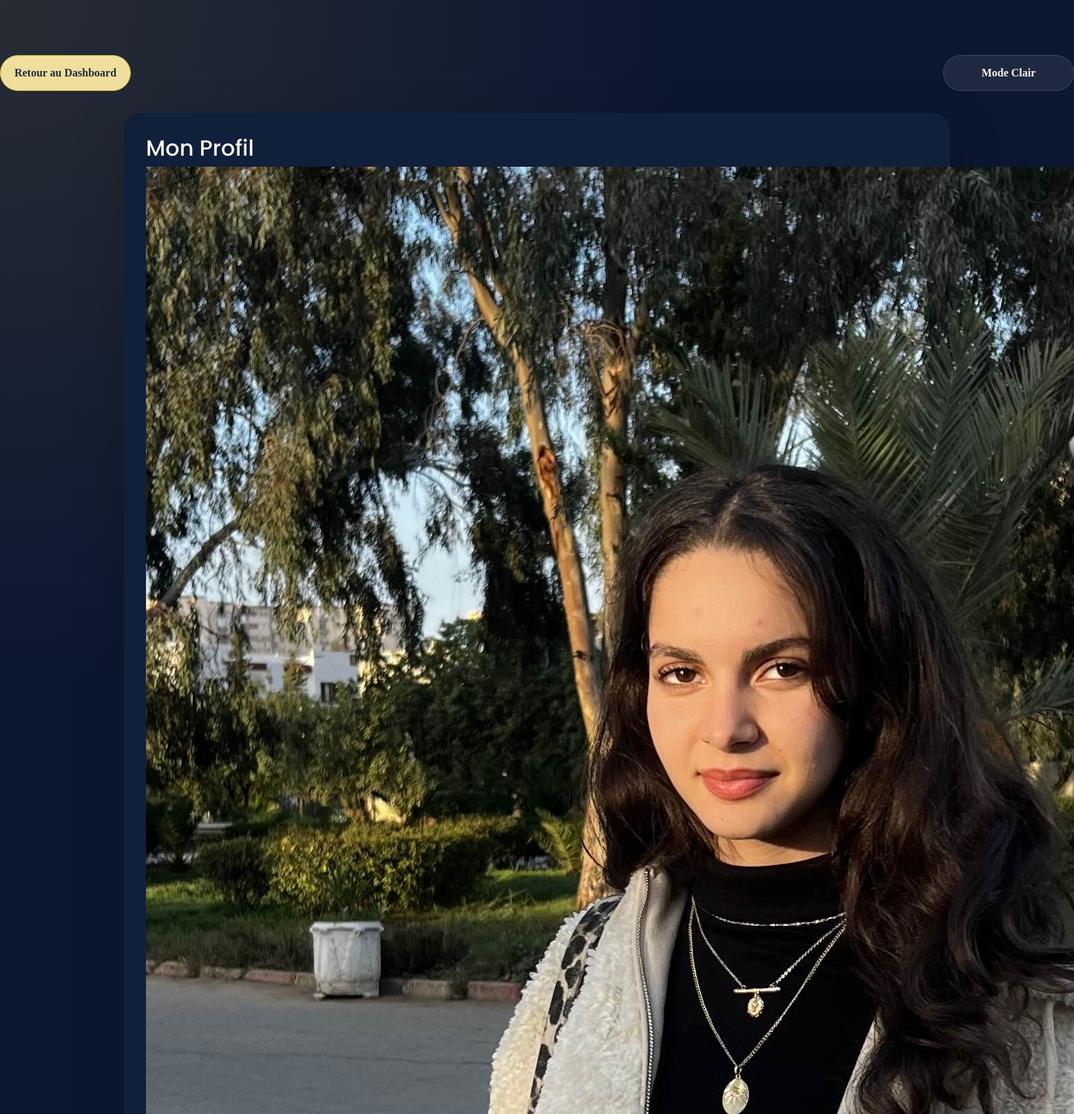
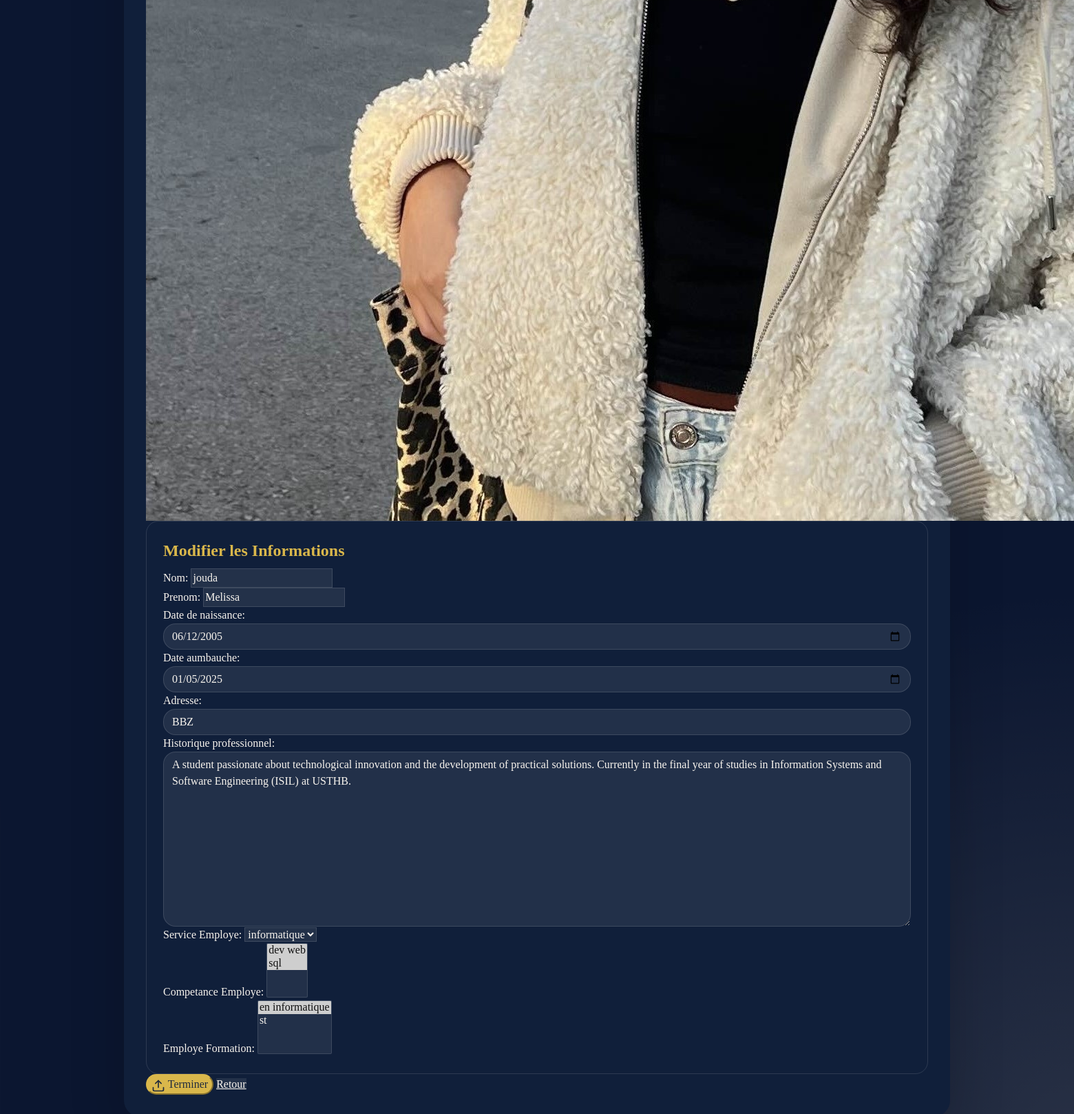
/acceuil-emp/profil/1/, run on the app's committed database (2 pictures, top to bottom).
### app1/models.py (models this page shows, shortened)
class Employe(models.Model):
    nom= models.CharField(max_length=20)
    prenom= models.CharField(max_length=20)
    sexe = models.CharField(max_length=10, choices=[('Homme', 'Homme'), ('Femme', 'Femme')], default=0)
    date_de_naissance= models.DateField(default=timezone.now)
    date_aumbauche= models.DateField(default=timezone.now)
    adresse= models.CharField(max_length=30)
    Historique_professionnel= models.CharField(max_length=500)
    Service_Employe= models.ForeignKey(Service, on_delete=models.CASCADE)
    Competance_Employe=models.ManyToManyField(Competances, related_name="comp", blank=True)
    Employe_Formation= models.ManyToManyField(Formations, related_name="frm", blank=True)
    Employe_Utilisateur= models.OneToOneField(Utilisateur, on_delete=models.CASCADE, related_name="employe")
    photo_profil = models.ImageField(upload_to='profile_photos/', null=True, blank=True)

### app1/views.py (the view)
# urls.py: path('acceuil-emp/profil/<int:utilisateur_id>/', views.profil_employe, name='profil_employe'),
def profil_employe(request, utilisateur_id):
    utilisateur = get_object_or_404(Utilisateur, id=utilisateur_id)
    try:
        employe = utilisateur.employe  # Employé lié à l'utilisateur
    except Employe.DoesNotExist:
        return redirect('error_page')  # Si l'utilisateur n'a pas d'employé, redirige vers une page d'erreur
    if request.method == 'POST':
        form = EmployeProfileForm(request.POST, request.FILES, instance=employe)
        if form.is_valid():
            if 'photo_profil' in request.FILES:
                uploaded_image = request.FILES['photo_profil']
                image = Image.open(uploaded_image)
                image = image.convert('RGB')  # Assurer que l'image est en mode RGB
                image = image.resize((300, 300))  # Redimensionner à 300x300 (ou une taille souhaitée)
                buffer = BytesIO()
                image.save(buffer, format='JPEG', quality=90)  # Qualité de 90 pour une bonne compression
                buffer.seek(0)
                processed_image = ContentFile(buffer.read(), name=uploaded_image.name)
                employe.photo_profil = processed_image
            form.save()  # Sauvegarder les autres modifications
            return redirect('acceuil-emp', utilisateur_id=utilisateur.id)  # Rediriger vers la même page
    else:
        form = EmployeProfileForm(instance=employe)
    return render(request, 'profil_employe.html', {'form': form, 'employe': employe, 'utilisateur': utilisateur})

### app1/forms.py
class EmployeProfileForm(forms.ModelForm):
    class Meta:
        model = Employe
        fields = [
            'nom',
            'prenom',
            'date_de_naissance',
            'date_aumbauche',
            'adresse',
            'Historique_professionnel',
            'Service_Employe',
            'Competance_Employe',
            'Employe_Formation',
            'photo_profil'
        ]
        widgets = {
            'date_de_naissance': forms.DateInput(attrs={'type': 'date', 'class': 'form-control'}),
            'date_aumbauche': forms.DateInput(attrs={'type': 'date', 'class': 'form-control'}),
            'adresse': forms.TextInput(attrs={'class': 'form-control'}),
            'Historique_professionnel': forms.Textarea(attrs={'class': 'form-control'}),
        }

### app1/models.py (called while the page is built)
    def __str__(self):
        return self.Nom

    def __str__(self):
        return self.descripton

    def __str__(self):
        return self.nom_formation

### app1/templates/profil_employe.html (shortened to what this page needs)
<!DOCTYPE html>
<html lang="en">
{% load static %}
<head>
    <link rel="stylesheet" href="{% static 'css/bootstrap.min.css' %}">
    <link rel="stylesheet" href="{% static 'css/styles.css' %}">
</head>
<body>
    <div class="theme-control-bar">
        <a href="{% url 'acceuil_arh' %}" class="btn btn-primary" id="dashboard-return">Retour au Dashboard</a>
        <button id="theme-toggle" class="btn btn-secondary">Mode Clair/Sombre</button>
    </div>
    <div class="container">
        <h2>Mon Profil</h2>
        <div>
            {% if employe.photo_profil %}
                <img src="{{ employe.photo_profil.url }}" alt="Photo de profil" class="profile-photo" id="profile-photo">
            {% else %}
                <img src="{% static 'images/default-avatar.jpg' %}" alt="Photo de profil par défaut" class="profile-photo" id="profile-photo">
            {% endif %}
        </div>
        <form method="post" enctype="multipart/form-data">
            <fieldset>
                <legend>Modifier les Informations</legend>
                <div class="form-group">
                    {{ form.nom.label_tag }}
                    {{ form.nom }}
                </div>
                <div class="form-group">
                    {{ form.prenom.label_tag }}
                    {{ form.prenom }}
                </div>
                <div class="form-group">
                    {{ form.date_de_naissance.label_tag }}
                    {{ form.date_de_naissance }}
                </div>
                <div class="form-group">
                    {{ form.date_aumbauche.label_tag }}
                    {{ form.date_aumbauche }}
                </div>
                <div class="form-group">
                    {{ form.adresse.label_tag }}
                    {{ form.adresse }}
                </div>
                <div class="form-group">
                    {{ form.Historique_professionnel.label_tag }}
                    {{ form.Historique_professionnel }}
                </div>
                <div class="form-group">
                    {{ form.Service_Employe.label_tag }}
                    {{ form.Service_Employe }}
                </div>
                <div class="form-group">
                    {{ form.Competance_Employe.label_tag }}
                    {{ form.Competance_Employe }}
                </div>
                <div class="form-group">
                    {{ form.Employe_Formation.label_tag }}
                    {{ form.Employe_Formation }}
                </div>
            </fieldset>
            <button type="submit" class="btn-primary">
                <svg xmlns="http://www.w3.org/2000/svg" width="20" height="20" viewBox="0 0 24 24" fill="none" stroke="currentColor" stroke-width="2" stroke-linecap="round" stroke-linejoin="round">
                    <path d="M21 15v4a2 2 0 0 1-2 2H5a2 2 0 0 1-2-2v-4"/>
                    <polyline points="17 8 12 3 7 8"/>
                    <line x1="12" y1="3" x2="12" y2="15"/>
                </svg>
                Terminer
            </button>
            <a href="{% url 'acceuil-emp' utilisateur_id=utilisateur.id %}" class="btn-secondary">Retour</a>
        </form>
    </div>
</body>
</html>

### app1/static/css/styles.css (style rules this page uses)
:root { --bg-base: #0b1630; --bg-card: rgba(255,255,255,0.08); --bg-card-soft: rgba(255,255,255,0.12); --surface: #101f3a; --surface-soft: #162748; --text-light: #f8f4ee; --text-strong: #ffffff; --text-dark: #1f2a3d; --accent: #d9b74b; --accent-soft: #f0de9d; --chart-1: #4d9be6; --chart-2: #ec6a5e; --chart-3: #6dd1b7; --chart-4: #f5c04d; --chart-5: #7c5cff; --chart-6: #ff7fbf; --shadow: 0 24px 80px rgba(0,0,0,0.18); --border: rgba(255,255,255,0.12); }
html { scroll-behavior: smooth; }
body { min-height: 100vh; font-family: 'Poppins', sans-serif; background: radial-gradient(circle at top left, rgba(217,183,75,0.14), transparent 28%), radial-gradient(circle at bottom right, rgba(244,235,215,0.12), transparent 22%), var(--bg-base); color: var(--text-light); margin: 0; padding: 0; padding-top: 80px; }
body, input, textarea, select, button { font-family: inherit; }
h1, h2, h3, h4, h5, h6 { font-family: 'Poppins', sans-serif; }
a { color: inherit; }
button, .btn { border-radius: 999px; transition: all 220ms ease; }
.card, .table, .form-control, .btn { transition: all 220ms ease; }
.form-control { border-radius: 18px; background: rgba(255,255,255,0.08); color: var(--text-light); border: 1px solid rgba(255,255,255,0.12); }
.btn-primary { background-color: var(--accent); border-color: var(--accent); color: var(--text-dark); }
.theme-control-bar { display: flex; align-items: center; justify-content: space-between; gap: 0.75rem; flex-wrap: wrap; margin-bottom: 1.5rem; }
#theme-toggle, #dashboard-return { min-width: 190px; padding: 0.8rem 1rem; border: 1px solid transparent; font-weight: 600; }
#theme-toggle { background: rgba(255, 255, 255, 0.08); border-color: rgba(255, 255, 255, 0.14); color: var(--text-light); }
#dashboard-return { background: var(--accent-soft); color: var(--text-dark); border-color: var(--accent); }
.container { background: var(--surface); border-radius: 24px; padding: 2rem; box-shadow: var(--shadow); }
.form-control, textarea, select, input { background: rgba(255, 255, 255, 0.08); color: var(--text-light); border: 1px solid rgba(255, 255, 255, 0.12); }
.btn-secondary { background-color: rgba(255, 255, 255, 0.08); border-color: rgba(255, 255, 255, 0.12); color: var(--text-light); }
fieldset { border: 1px solid rgba(255, 255, 255, 0.12); border-radius: 18px; padding: 1.5rem; }
legend { color: var(--accent); font-weight: 700; }
.card, .table, .form-control, .btn, .card-body { transition: all 220ms ease; }
.container { max-width: 1200px; margin: 2rem auto; }

### data on the page
Employe: photo_profil (picture), nom "jouda", prenom "Melissa", date_de_naissance "06/12/2005", date_aumbauche "01/05/2025", adresse "BBZ", Historique_professionnel "A student passionate about technological innovation and the development of practical solutions. Currently in the final year of studies in Information Systems and Software Engineering (ISIL) at USTHB.", Service_Employe "informatique"
